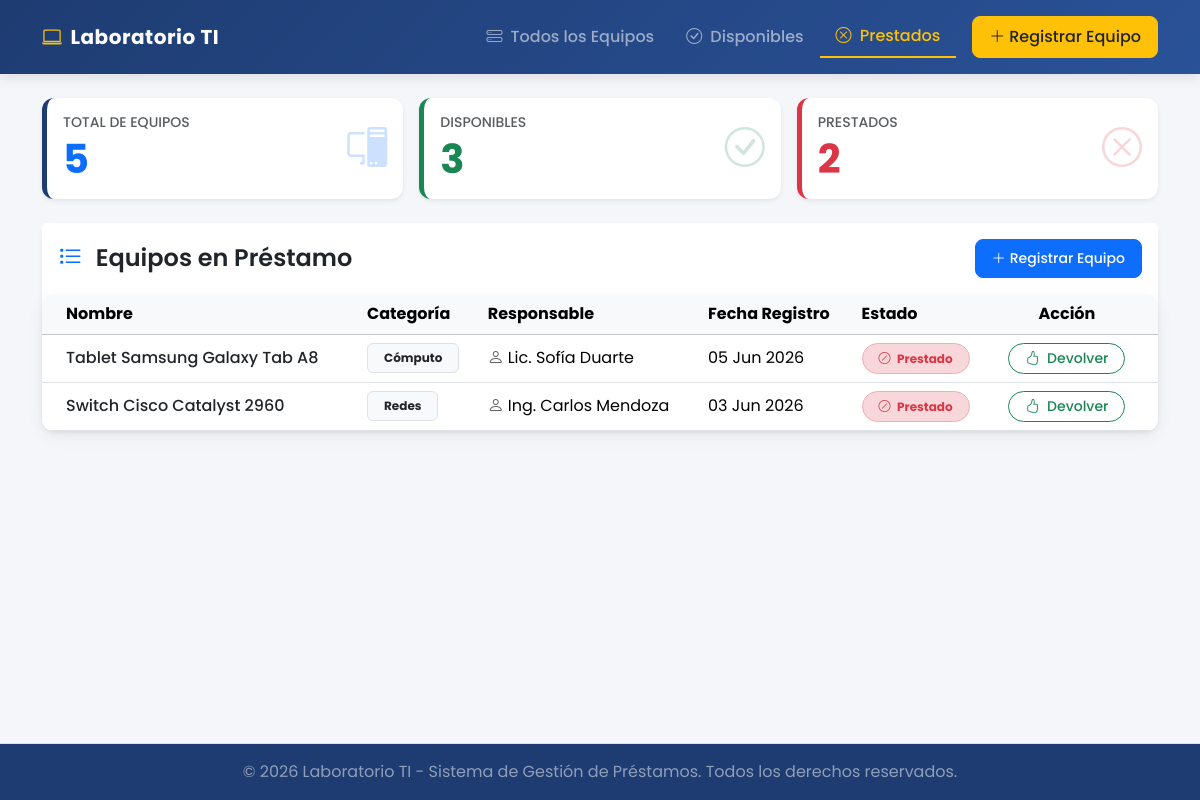
The app's page /prestados/, older data.
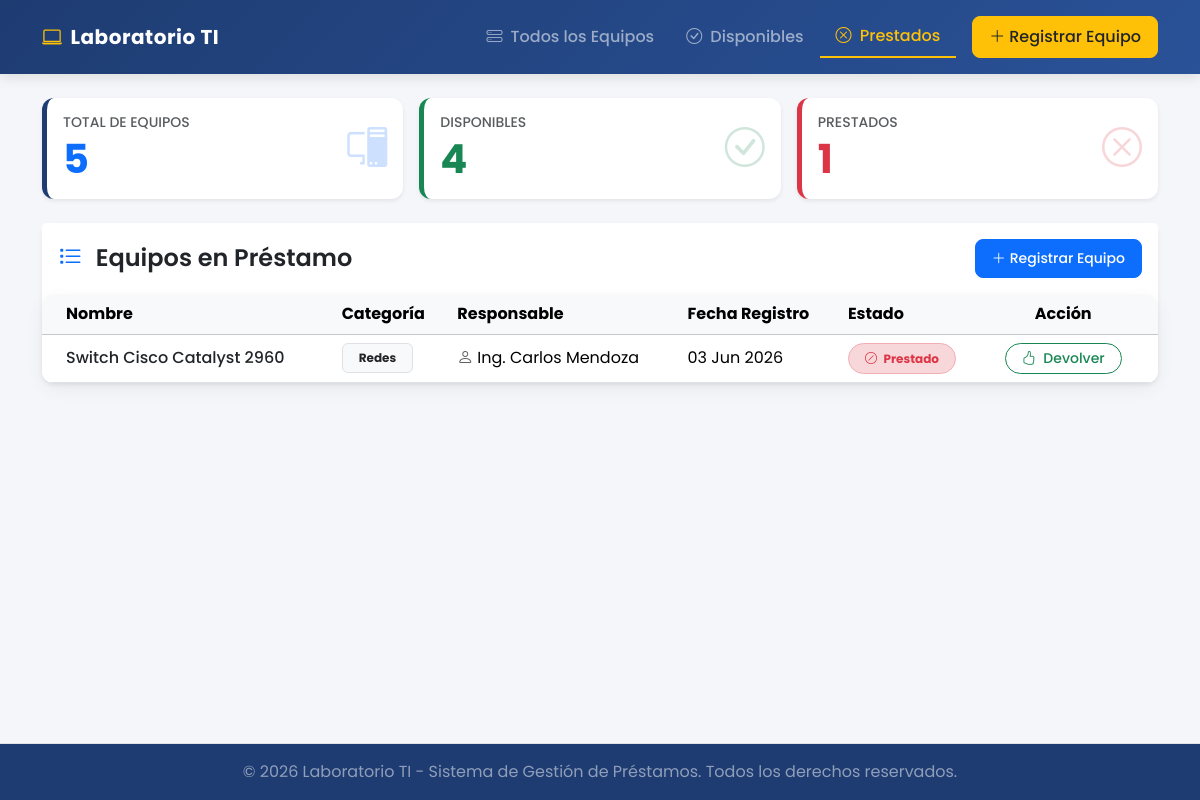
The same page, newer data.
### prestamos/models.py (models this page shows, shortened)
class Equipo(models.Model):
    nombre = models.CharField(max_length=100)
    categoria = models.CharField(max_length=50)
    responsable = models.CharField(max_length=100)
    fecha_registro = models.DateField()
    disponible = models.BooleanField(default=True)

### prestamos/views.py (the view)
# urls.py: path('prestados/', views.equipos_prestados, name='equipos_prestados'),
def equipos_prestados(request):
    equipos = Equipo.objects.filter(disponible=False).order_by('-id')
    total_equipos = Equipo.objects.count()
    total_prestados = equipos.count()
    total_disponibles = total_equipos - total_prestados
    context = {
        'equipos': equipos,
        'total_equipos': total_equipos,
        'total_disponibles': total_disponibles,
        'total_prestados': total_prestados,
        'active_tab': 'prestados'
    }
    return render(request, 'prestamos/prestados.html', context)

### prestamos/templates/prestamos/prestados.html (shortened to what this page needs)
{% extends 'prestamos/equipos.html' %}
{% block table_title %}Equipos en Préstamo{% endblock %}

### prestamos/templates/prestamos/equipos.html (shortened to what the changed rows need)
{% extends 'prestamos/base.html' %}
{% block content %}
<div class="row g-3 mb-4">
    <div class="col-md-4">
        <div class="card border-0 shadow-sm h-100" style="border-left: 5px solid #1e3c72 !important;">
            <div class="card-body d-flex align-items-center justify-content-between">
                <div>
                    <h2 class="display-6 fw-bold mb-0 text-primary">{{ total_equipos }}</h2>
                </div>
            </div>
        </div>
    </div>
    <div class="col-md-4">
        <div class="card border-0 shadow-sm h-100" style="border-left: 5px solid #198754 !important;">
            <div class="card-body d-flex align-items-center justify-content-between">
                <div>
                    <h6 class="text-muted text-uppercase small mb-1">Disponibles</h6>
                    <h2 class="display-6 fw-bold mb-0 text-success">{{ total_disponibles }}</h2>
                </div>
            </div>
        </div>
    </div>
    <div class="col-md-4">
        <div class="card border-0 shadow-sm h-100" style="border-left: 5px solid #dc3545 !important;">
            <div class="card-body d-flex align-items-center justify-content-between">
                <div>
                    <h6 class="text-muted text-uppercase small mb-1">Prestados</h6>
                    <h2 class="display-6 fw-bold mb-0 text-danger">{{ total_prestados }}</h2>
                </div>
            </div>
        </div>
    </div>
</div>
<div class="card border-0 shadow-sm">
    <div class="card-body p-0">
        {% if equipos %}
            <div class="table-responsive">
                <table class="table table-hover align-middle mb-0">
                    <thead class="table-light">
                        <tr>
                            <th class="ps-4">Nombre</th>
                            <th>Categoría</th>
                            <th>Responsable</th>
                            <th>Fecha Registro</th>
                            <th>Estado</th>
                            <th class="text-center pe-4">Acción</th>
                        </tr>
                    </thead>
                    <tbody>
                        {% for equipo in equipos %}
                            <tr>
                                <td class="ps-4 fw-medium text-dark">{{ equipo.nombre }}</td>
                                <td>
                                    <span class="badge bg-light text-dark border py-2 px-3">{{ equipo.categoria }}</span>
                                </td>
                                <td>
                                    <i class="bi bi-person me-1 text-muted"></i>{{ equipo.responsable }}
                                </td>
                                <td>{{ equipo.fecha_registro|date:"d M Y" }}</td>
                                <td>
                                    {% if equipo.disponible %}
                                        <span class="badge bg-success-subtle text-success py-2 px-3 rounded-pill border border-success-subtle">
                                            <i class="bi bi-check2-circle me-1"></i> Disponible
                                        </span>
                                    {% else %}
                                        <span class="badge bg-danger-subtle text-danger py-2 px-3 rounded-pill border border-danger-subtle">
                                            <i class="bi bi-slash-circle me-1"></i> Prestado
                                        </span>
                                    {% endif %}
                                </td>
                                <td class="text-center pe-4">
                                    {% if equipo.disponible %}
                                        <a href="{% url 'cambiar_estado' equipo.id %}" class="btn btn-outline-danger btn-sm px-3 py-1 rounded-pill btn-custom text-nowrap">
                                            <i class="bi bi-hand-thumbs-down me-1"></i> Prestar
                                        </a>
                                    {% else %}
                                        <a href="{% url 'cambiar_estado' equipo.id %}" class="btn btn-outline-success btn-sm px-3 py-1 rounded-pill btn-custom text-nowrap">
                                            <i class="bi bi-hand-thumbs-up me-1"></i> Devolver
                                        </a>
                                    {% endif %}
                                </td>
                            </tr>
                        {% endfor %}
                    </tbody>
                </table>
            </div>
        {% endif %}
    </div>
</div>
{% endblock %}

Row changes from the older to the newer data that the page shows:
no longer on this page (row edited): Equipo: nombre "Tablet Samsung Galaxy Tab A8", categoria "Cómputo", responsable "Lic. Sofía Duarte", fecha_registro "05 Jun 2026", disponible False (drawn)
Text that changed along with them:
{{ total_disponibles }}: "3" → "4"
{{ total_prestados }}: "2" → "1"
